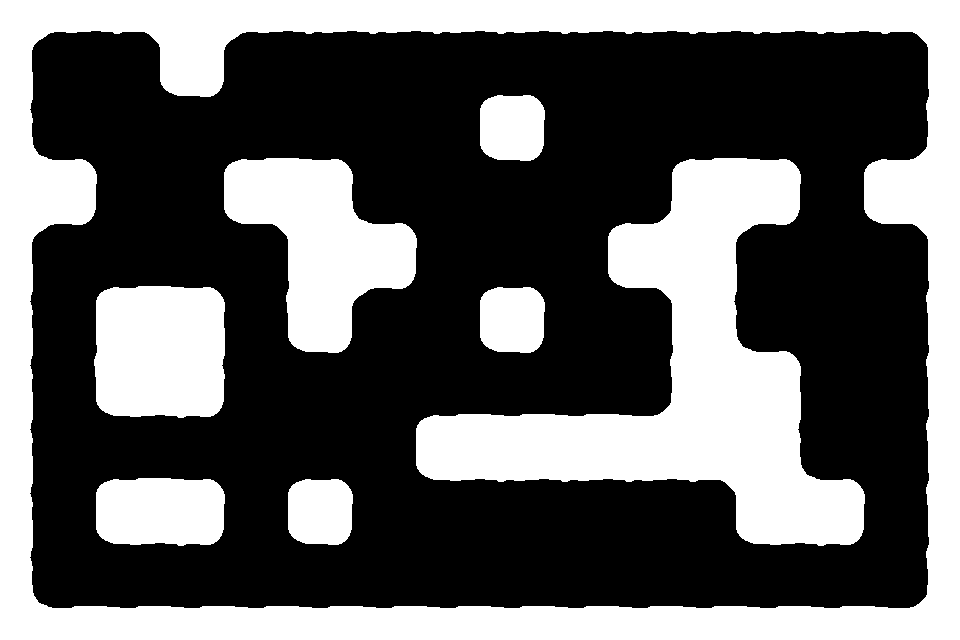

This game map was drawn from its Tiled (.tmx) file and the tilesets committed beside it. A one-line description and the full map source follow:
An orthogonal 15x10 tile map with 64x64 px tiles, 1 tile layer (Chao) and 18 objects (14x Prefab, 3x Fronteira, Jogador).

<map version="1.0" orientation="orthogonal" renderorder="right-down" width="15" height="10" tilewidth="64" tileheight="64" nextobjectid="52">
 <tileset firstgid="1" source="TilesetSimples/tileset.tsx" />
 <layer name="Chao" width="15" height="10">
  <properties>
   <property name="unity:layer" value="Solido" />
  </properties>
  <data encoding="csv">
10,12,9,10,12,12,12,12,12,12,12,12,12,12,9,
8,0,11,13,0,0,0,1,3,0,0,0,0,0,6,
5,3,0,1,2,3,0,11,13,0,1,2,3,1,4,
10,13,0,11,9,5,3,0,0,1,4,10,13,11,9,
8,1,2,3,6,10,13,1,3,11,9,8,0,0,6,
8,6,7,8,11,13,0,11,13,0,6,5,3,0,6,
8,11,12,13,0,0,1,2,2,2,4,7,8,0,6,
8,1,2,3,1,3,11,12,12,12,12,9,5,3,6,
8,11,12,13,11,13,0,0,0,0,0,11,12,13,6,
5,2,2,2,2,2,2,2,2,2,2,2,2,2,4
</data>
 </layer>
 <objectgroup name="Objetos" offsetx="0" offsety="-32">
  <properties>
   <property name="unity:layer" value="Objetos" />
  </properties>
  <object id="4" name="Porta" type="Prefab" gid="17" x="864" y="642" width="64" height="64" />
  <object id="5" name="Chave" type="Prefab" gid="18" x="28" y="196" width="64" height="64" />
  <object id="8" name="Cristal" type="Prefab" gid="23" x="30" y="636" width="64" height="64" />
  <object id="13" name="Fronteira" x="-65" y="-288" width="64" height="929" />
  <object id="14" name="Fronteira" x="0" y="-320" width="960" height="64" />
  <object id="15" name="Fronteira" x="960" y="-288" width="64" height="928" />
  <object id="30" name="Jogador" gid="24" x="475" y="317" width="64" height="64">
   <properties>
    <property name="PrefabSwap" type="bool" value="true" />
   </properties>
  </object>
  <object id="32" name="Bloco" type="Prefab" gid="21" x="880" y="547" width="64" height="64" />
  <object id="41" name="Bloco" type="Prefab" gid="21" x="847" y="548" width="64" height="64" />
  <object id="42" name="Espinho" type="Prefab" gid="14" x="202" y="644" width="64" height="64">
   <properties>
    <property name="unity:layer" value="Morte" />
   </properties>
  </object>
  <object id="43" name="Espinho" type="Prefab" gid="14" x="869" y="197" width="64" height="64">
   <properties>
    <property name="unity:layer" value="Morte" />
   </properties>
  </object>
  <object id="44" name="Espinho" type="Prefab" gid="14" x="549" y="448" width="64" height="64">
   <properties>
    <property name="unity:layer" value="Morte" />
   </properties>
  </object>
  <object id="45" name="Espinho" type="Prefab" gid="14" x="267" y="647" width="64" height="64">
   <properties>
    <property name="unity:layer" value="Morte" />
   </properties>
  </object>
  <object id="46" name="Espinho" type="Prefab" gid="14" x="332" y="641" width="64" height="64">
   <properties>
    <property name="unity:layer" value="Morte" />
   </properties>
  </object>
  <object id="48" name="Espinho" type="Prefab" gid="14" x="733" y="389" width="64" height="64">
   <properties>
    <property name="unity:layer" value="Morte" />
   </properties>
  </object>
  <object id="49" name="Espinho" type="Prefab" gid="14" x="607" y="448" width="64" height="64">
   <properties>
    <property name="unity:layer" value="Morte" />
   </properties>
  </object>
  <object id="50" name="Espinho" type="Prefab" gid="14" x="478" y="644" width="64" height="64">
   <properties>
    <property name="unity:layer" value="Morte" />
   </properties>
  </object>
  <object id="51" name="Espinho" type="Prefab" gid="14" x="613" y="641" width="64" height="64">
   <properties>
    <property name="unity:layer" value="Morte" />
   </properties>
  </object>
 </objectgroup>
</map>
